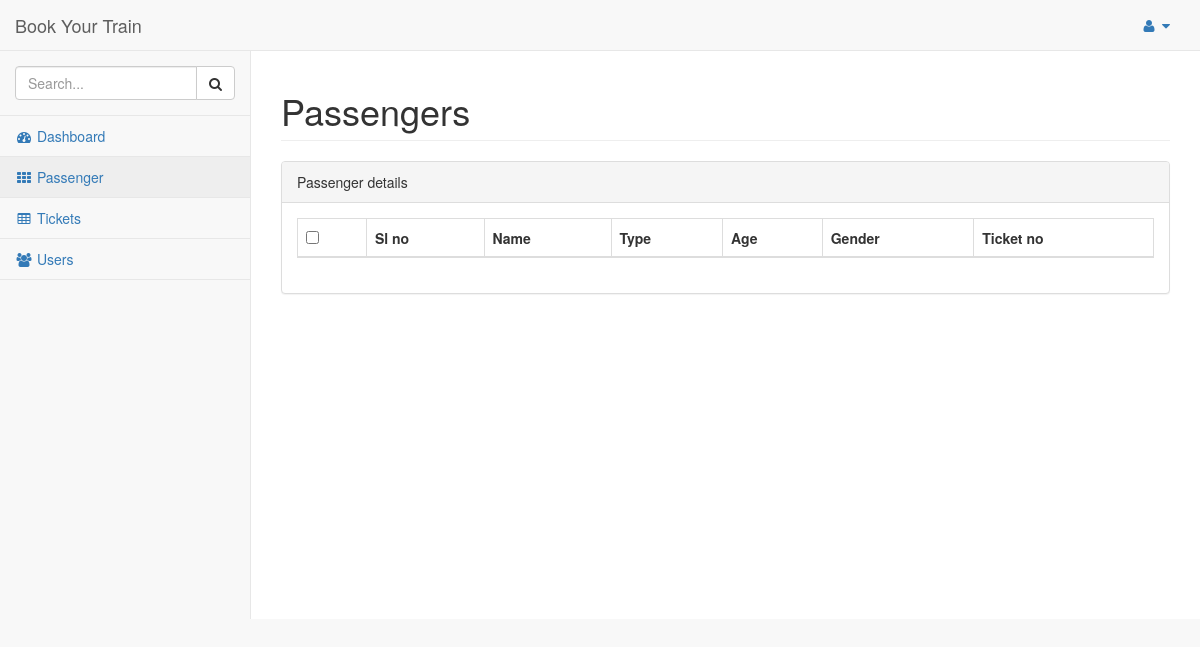
/admin/passenger.php (signed in), run on an earlier commit of the app's database.
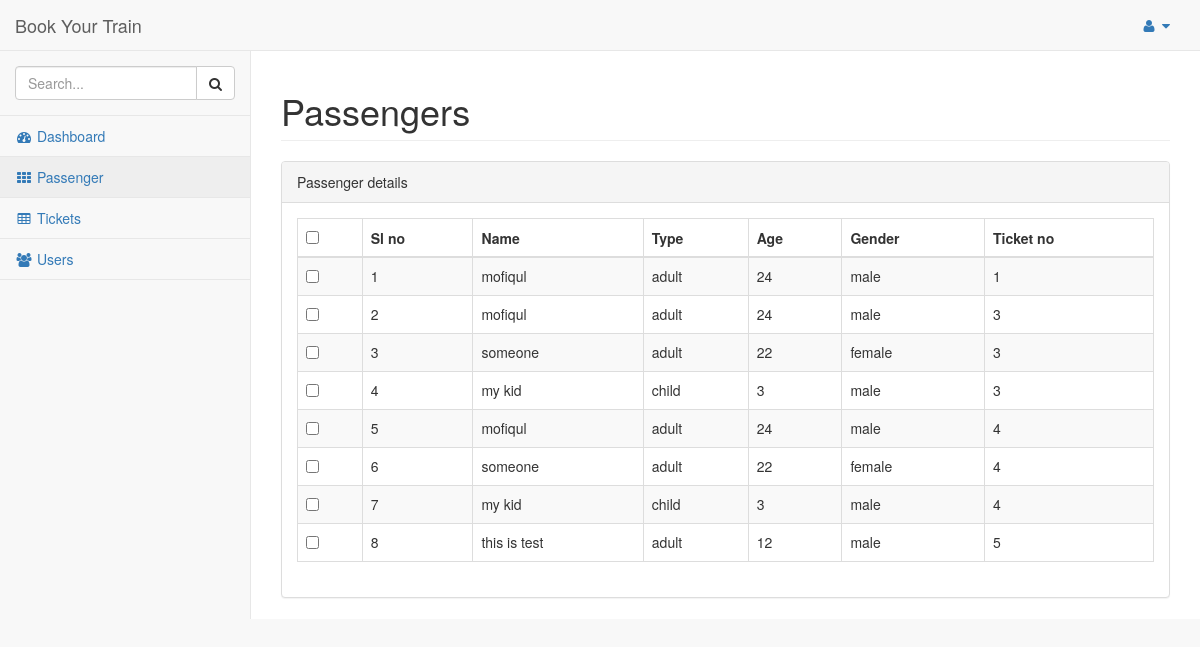
And on a later commit of the database.
### tables this page shows
CREATE TABLE `passenger` (
  `id` int(200) NOT NULL,
  `name` varchar(200) DEFAULT NULL,
  `type` varchar(50) DEFAULT NULL,
  `age` int(10) DEFAULT NULL,
  `gender` varchar(10) DEFAULT NULL,
  `ticket` int(200) DEFAULT NULL,
  PRIMARY KEY (`id`),
  KEY `ticket` (`ticket`),
  CONSTRAINT `passenger_ibfk_1` FOREIGN KEY (`ticket`) REFERENCES `ticket` (`id`)
);

### classes/passenger.class.php (the view)
<?php
class Passenger{
  private $db;
  public function __construct($_db){
    $this->db = $_db;
  }
  public function get_all_passenger(){
    $query = "select * from passenger order by id asc";
    $result = $this->db->query($query);
    while($rows = $result->fetch_object()){
      echo '<tr>';
      echo '<td><input type="checkbox" id="select-all"/></td>';
      echo '<td>'.$rows->id.'</td>';
      echo '<td>'.$rows->name.'</td>';
      echo '<td>'.$rows->type.'</td>';
      echo '<td>'.$rows->age.'</td>';
      echo '<td>'.$rows->gender.'</td>';
      echo '<td>'.$rows->ticket.'</td>';
      echo '</tr>';
    }
  }
}
?>

### admin/header.php (shortened to what this page needs)
<?php
require '../classes/passenger.class.php';
?>
<!DOCTYPE html>
<html lang="en">
<head>
    <link href="./dist/css/custom.css" rel="stylesheet">
    <link href="./vendor/bootstrap/css/bootstrap.min.css" rel="stylesheet">
    <link href="./vendor/metisMenu/metisMenu.min.css" rel="stylesheet">
    <link href="./dist/css/sb-admin-2.css" rel="stylesheet">
    <link href="./vendor/morrisjs/morris.css" rel="stylesheet">
    <link href="./vendor/font-awesome/css/font-awesome.min.css" rel="stylesheet" type="text/css">
</head>

### admin/top-nav.php (shortened to what this page needs)
<body>
    <div id="wrapper">
        <nav class="navbar navbar-default navbar-static-top" role="navigation" style="margin-bottom: 0">
            <div class="navbar-header">
                <a class="navbar-brand" href="index.html">Book Your Train</a>
            </div>
            <ul class="nav navbar-top-links navbar-right">
                <li class="dropdown">
                    <a class="dropdown-toggle" data-toggle="dropdown" href="#">
                        <i class="fa fa-user fa-fw"></i> <i class="fa fa-caret-down"></i>
                    </a>
                </li>
            </ul>

### admin/side-nav.php
<div class="navbar-default sidebar" role="navigation">
    <div class="sidebar-nav navbar-collapse">
        <ul class="nav" id="side-menu">
            <li class="sidebar-search">
                <div class="input-group custom-search-form">
                    <input type="text" class="form-control" placeholder="Search...">
                    <span class="input-group-btn">
                    <button class="btn btn-default" type="button">
                        <i class="fa fa-search"></i>
                    </button>
                </span>
                </div>
            </li>
            <li>
                <a href="./dashboard.php"><i class="fa fa-dashboard fa-fw"></i> Dashboard</a>
            </li>
            <li>
                <a href="./passenger.php"><i class="fa fa-th fa-fw"></i> Passenger</a>
            </li>
            <li>
                <a href="./ticket.php"><i class="fa fa-table fa-fw"></i> Tickets</a>
            </li>
            <li>
                <a href="./users.php"><i class="fa fa-users fa-fw"></i> Users</a>
            </li>
        </ul>
    </div>
</div>
</nav>

### admin/passenger.php (shortened to what this page needs)
<?php require('./header.php');?>
<?php require('./top-nav.php');?>
<?php require('./side-nav.php');?>
<div id="page-wrapper">
    <div class="row">
        <div class="col-lg-12">
            <h1 class="page-header">Passengers</h1>
        </div>
    </div>
    <div class="row">
        <div class="col-lg-12">
            <div class="panel panel-default">
                <div class="panel-heading">
                    Passenger details
                </div>
                <div class="panel-body">
                    <table width="100%" class="table table-striped table-bordered table-hover" id="dataTables-example">
                        <thead>
                            <tr>
                                <th><input type="checkbox" id="select-all"/></th>
                                <th>Sl no</th>
                                <th>Name</th>
                                <th>Type</th>
                                <th>Age</th>
                                <th>Gender</th>
                                <th>Ticket no</th>
                            </tr>
                        </thead>
                        <tbody>
                                <?php $passenger->get_all_passenger();?>
                        </tbody>
                    </table>
                </div>
            </div>
        </div>
    </div>
<?php require('./footer.php');?>

### admin/footer.php (shortened to what this page needs)
</body>
</html>

What changed in the data, as far as the page shows it:
added passenger: id "1", name "mofiqul", type "adult", age "24", gender "male", ticket "1"
added passenger: id "2", name "mofiqul", type "adult", age "24", gender "male", ticket "3"
added passenger: id "3", name "someone", type "adult", age "22", gender "female", ticket "3"
added passenger: id "4", name "my kid", type "child", age "3", gender "male", ticket "3"
added passenger: id "5", name "mofiqul", type "adult", age "24", gender "male", ticket "4"
added passenger: id "6", name "someone", type "adult", age "22", gender "female", ticket "4"
added passenger: id "7", name "my kid", type "child", age "3", gender "male", ticket "4"
added passenger: id "8", name "this is test", type "adult", age "12", gender "male", ticket "5"
